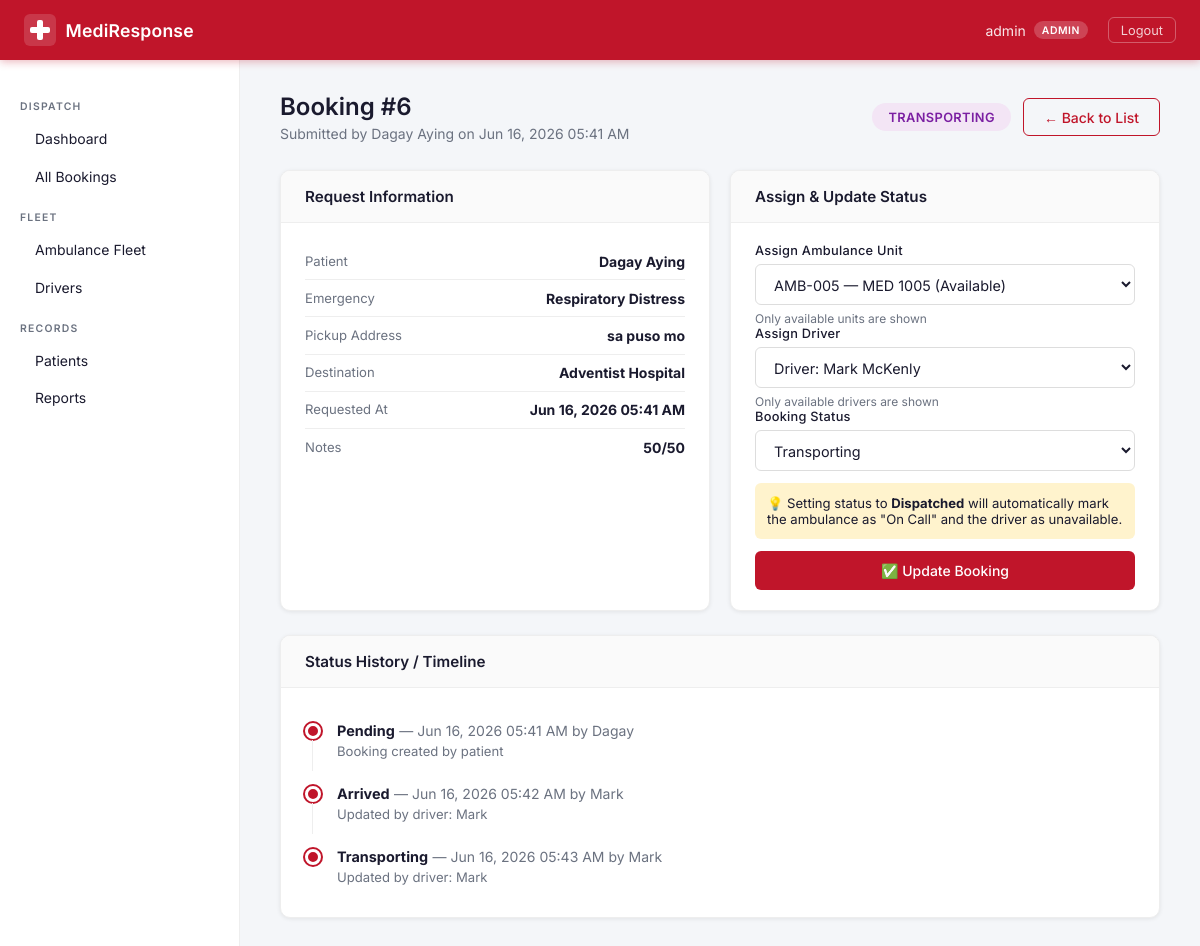
Screenshot of /admin-panel/bookings/6/ (signed in) with the database file from the repository.
### booking/models.py (models this page shows, shortened)
class UserProfile(models.Model):
    ROLE_CHOICES = [
        ('admin', 'Admin'),
        ('patient', 'Patient'),
        ('driver', 'Driver'),
    ]
    user = models.OneToOneField(
        User,
        on_delete=models.CASCADE,   # If the user is deleted, delete the profile too
        related_name='profile'      # Access via: user.profile
    )
    role = models.CharField(max_length=20, choices=ROLE_CHOICES, default='patient')
    phone = models.CharField(max_length=20, blank=True)

class Booking(models.Model):
    STATUS_CHOICES = [
        ('pending', 'Pending'),
        ('dispatched', 'Dispatched'),
        ('en_route', 'En Route'),
        ('arrived', 'Arrived at Scene'),
        ('transporting', 'Transporting'),
        ('completed', 'Completed'),
        ('cancelled', 'Cancelled'),
    ]
    patient = models.ForeignKey(
        User,
        on_delete=models.CASCADE,
        related_name='bookings'
    )
    pickup_address = models.TextField()
    destination_hospital = models.CharField(max_length=200)
    emergency_type = models.ForeignKey(
        EmergencyType,
        on_delete=models.SET_NULL,
        null=True
    )
    notes = models.TextField(blank=True)
    status = models.CharField(max_length=20, choices=STATUS_CHOICES, default='pending')
    assigned_ambulance = models.ForeignKey(
        Ambulance,
        on_delete=models.SET_NULL,
        null=True,
        blank=True,
        related_name='bookings'
    )
    assigned_driver = models.ForeignKey(
        Driver,
        on_delete=models.SET_NULL,
        null=True,
        blank=True,
        related_name='bookings'
    )
    requested_time = models.DateTimeField(default=timezone.now)
    dispatched_time = models.DateTimeField(null=True, blank=True)
    completed_time = models.DateTimeField(null=True, blank=True)
    class Meta:
        ordering = ['-requested_time']  # Newest first
    def response_time_minutes(self):
        if self.dispatched_time and self.completed_time:
            delta = self.completed_time - self.dispatched_time
            return round(delta.total_seconds() / 60, 1)
        return None

class EmergencyType(models.Model):
    name = models.CharField(max_length=100)
    description = models.TextField(blank=True)
    def __str__(self):
        return self.name

class BookingStatusLog(models.Model):
    booking = models.ForeignKey(Booking, on_delete=models.CASCADE, related_name='status_logs')
    status = models.CharField(max_length=20)
    timestamp = models.DateTimeField(default=timezone.now)
    updated_by = models.ForeignKey(
        User,
        on_delete=models.SET_NULL,
        null=True,
        blank=True
    )
    notes = models.CharField(max_length=200, blank=True)
    class Meta:
        ordering = ['timestamp']

### booking/views.py (the view)
        def wrapper(request, *args, **kwargs):
            if not request.user.is_authenticated:
                return redirect('login')
            try:
                if request.user.profile.role == role or request.user.is_superuser:
                    return view_func(request, *args, **kwargs)
            except UserProfile.DoesNotExist:
                pass
            return redirect('forbidden')

### booking/forms.py
class AssignBookingForm(forms.ModelForm):
    class Meta:
        model = Booking
        fields = ['assigned_ambulance', 'assigned_driver', 'status']
    def __init__(self, *args, **kwargs):
        super().__init__(*args, **kwargs)
        self.fields['assigned_ambulance'].queryset = Ambulance.objects.filter(status='available')
        self.fields['assigned_driver'].queryset = Driver.objects.filter(is_available=True)

### booking/models.py (called while the page is built)
    def __str__(self):
        return f"{self.unit_number} — {self.plate_number} ({self.get_status_display()})"

    def __str__(self):
        return f"Driver: {self.user.get_full_name() or self.user.username}"

### booking/views.py (called while the page is built)
def role_required(role):
    def decorator(view_func):
        def wrapper(request, *args, **kwargs):
            if not request.user.is_authenticated:
                return redirect('login')
            try:
                if request.user.profile.role == role or request.user.is_superuser:
                    return view_func(request, *args, **kwargs)
            except UserProfile.DoesNotExist:
                pass
            return redirect('forbidden')
        wrapper.__name__ = view_func.__name__
        return wrapper
    return decorator

### templates/booking/admin/booking_detail.html (shortened to what this page needs)
{% extends "base.html" %}
{% block content %}
<div class="page-header">
    <div>
        <h1>Booking #{{ booking.pk }}</h1>
        <p style="color: var(--color-text-muted); font-size: 0.875rem; margin-top: 0.25rem;">
            Submitted by {{ booking.patient.get_full_name|default:booking.patient.username }}
            on {{ booking.requested_time|date:"M d, Y h:i A" }}
        </p>
    </div>
    <div style="display: flex; gap: 0.75rem; align-items: center;">
        <span class="status-badge status-badge--{{ booking.status }} status-badge--lg">
            {{ booking.get_status_display }}
        </span>
        <a href="{% url 'admin_bookings_list' %}" class="btn btn--outline">← Back to List</a>
    </div>
</div>
<div class="detail-grid">
    <div class="card">
        <div class="card__header">Request Information</div>
        <div class="card__body">
            <div class="detail-row">
                <span>Patient</span>
                <strong>{{ booking.patient.get_full_name|default:booking.patient.username }}</strong>
            </div>
            <div class="detail-row">
                <span>Emergency</span>
                <strong>{{ booking.emergency_type }}</strong>
            </div>
            <div class="detail-row">
                <span>Pickup Address</span>
                <strong>{{ booking.pickup_address }}</strong>
            </div>
            <div class="detail-row">
                <span>Destination</span>
                <strong>{{ booking.destination_hospital }}</strong>
            </div>
            <div class="detail-row">
                <span>Requested At</span>
                <strong>{{ booking.requested_time|date:"M d, Y h:i A" }}</strong>
            </div>
            {% if booking.notes %}
            <div class="detail-row">
                <span>Notes</span>
                <strong>{{ booking.notes }}</strong>
            </div>
            {% endif %}
        </div>
    </div>
    <div class="card">
        <div class="card__header">Assign &amp; Update Status</div>
        <div class="card__body">
            <form method="post">
                <div class="form-group">
                    <label>Assign Ambulance Unit</label>
                    {{ form.assigned_ambulance }}
                    <span style="font-size: 0.75rem; color: var(--color-text-muted);">
                        Only available units are shown
                    </span>
                </div>
                <div class="form-group">
                    <label>Assign Driver</label>
                    {{ form.assigned_driver }}
                    <span style="font-size: 0.75rem; color: var(--color-text-muted);">
                        Only available drivers are shown
                    </span>
                </div>
                <div class="form-group">
                    <label>Booking Status</label>
                    {{ form.status }}
                </div>
                <div style="background: #fff3cd; border-radius: 6px; padding: 0.75rem; font-size: 0.82rem; margin: 0.75rem 0;">
                    💡 Setting status to <strong>Dispatched</strong> will automatically mark
                    the ambulance as "On Call" and the driver as unavailable.
                </div>
                <button type="submit" class="btn btn--primary btn--full">
                    ✅ Update Booking
                </button>
            </form>
        </div>
    </div>
</div>
<div class="card" style="margin-top: 1.5rem;">
    <div class="card__header">Status History / Timeline</div>
    <div class="card__body">
        <div class="timeline">
            {% for log in status_logs %}
            <div class="timeline__item">
                <div class="timeline__dot timeline__dot--{{ log.status }}"></div>
                <div class="timeline__content">
                    <strong>{{ log.status|capfirst }}</strong>
                    <span class="text-muted">
                        — {{ log.timestamp|date:"M d, Y h:i A" }}
                        {% if log.updated_by %} by {{ log.updated_by.username }}{% endif %}
                    </span>
                    {% if log.notes %}<p>{{ log.notes }}</p>{% endif %}
                </div>
            </div>
            {% empty %}
            <p class="text-muted">No status history yet.</p>
            {% endfor %}
        </div>
    </div>
</div>
{% endblock %}

### templates/base.html (shortened to what this page needs)
{% load static %}
<!DOCTYPE html>
<html lang="en">
<head>
    <link rel="stylesheet" href="{% static 'css/style.css' %}">
</head>
<body>
{% if user.is_authenticated %}
<header class="topbar">
    <div class="topbar__left">
        <a href="{% url 'dashboard' %}" class="topbar__brand">
            <svg class="topbar__logo" viewBox="0 0 32 32" fill="none" xmlns="http://www.w3.org/2000/svg">
                <rect width="32" height="32" rx="6" fill="white" fill-opacity="0.15"/>
                <rect x="13" y="6" width="6" height="20" rx="2" fill="white"/>
                <rect x="6" y="13" width="20" height="6" rx="2" fill="white"/>
            </svg>
            <span class="topbar__name">MediResponse</span>
        </a>
    </div>
    <div class="topbar__right">
        <span class="topbar__user">
            {{ user.get_full_name|default:user.username }}
            {% if user.profile %}
            <span class="role-badge role-badge--{{ user.profile.role }}">{{ user.profile.role|capfirst }}</span>
            {% endif %}
        </span>
        <form method="post" action="{% url 'logout' %}" style="display:inline;">
    <button type="submit" class="topbar__logout">Logout</button>
</form>
    </div>
</header>
<div class="layout">
    <aside class="sidebar" id="sidebar">
        <nav class="sidebar__nav">
            {% if user.is_superuser or user.profile.role == 'admin' %}
            <p class="sidebar__section-label">Dispatch</p>
            <a href="{% url 'admin_dashboard' %}" class="sidebar__link {% if request.resolver_match.url_name == 'admin_dashboard' %}active{% endif %}">
                 Dashboard
            </a>
            <a href="{% url 'admin_bookings_list' %}" class="sidebar__link {% if 'bookings' in request.resolver_match.url_name %}active{% endif %}">
                 All Bookings
            </a>
            <p class="sidebar__section-label">Fleet</p>
            <a href="{% url 'admin_fleet' %}" class="sidebar__link {% if 'fleet' in request.resolver_match.url_name %}active{% endif %}">
                 Ambulance Fleet
            </a>
            <a href="{% url 'admin_drivers' %}" class="sidebar__link {% if request.resolver_match.url_name == 'admin_drivers' %}active{% endif %}">
                 Drivers
            </a>
            <p class="sidebar__section-label">Records</p>
            <a href="{% url 'admin_patients' %}" class="sidebar__link {% if request.resolver_match.url_name == 'admin_patients' %}active{% endif %}">
                 Patients
            </a>
            <a href="{% url 'admin_reports' %}" class="sidebar__link {% if request.resolver_match.url_name == 'admin_reports' %}active{% endif %}">
                 Reports
            </a>
            {% elif user.profile.role == 'driver' %}
            <p class="sidebar__section-label">Dispatch</p>
            <a href="{% url 'driver_dashboard' %}" class="sidebar__link {% if request.resolver_match.url_name == 'driver_dashboard' %}active{% endif %}">
                <span class="sidebar__icon"></span> My Dashboard
            </a>
            {% endif %}
        </nav>
    </aside>
    <main class="content">
        {% block content %}{% endblock %}
    </main>
</div>
{% else %}
<div class="auth-wrapper">
    {% block auth_content %}{% endblock %}
</div>
{% endif %}
</body>
</html>

### rows the page displays
Booking: pk "6", patient.get_full_name "Dagay Aying", requested_time "Jun 16, 2026 05:41 AM", status "TRANSPORTING", emergency_type "Respiratory Distress", pickup_address "sa puso mo", destination_hospital "Adventist Hospital", notes "50/50", assigned_ambulance "AMB-005 — MED 1005 (Available)", assigned_driver "Driver: Mark McKenly", status "Transporting"
BookingStatusLog: status "Pending", timestamp "Jun 16, 2026 05:41 AM", updated_by.username "Dagay", notes "Booking created by patient"
BookingStatusLog: status "Arrived", timestamp "Jun 16, 2026 05:42 AM", updated_by.username "Mark", notes "Updated by driver: Mark"
BookingStatusLog: status "Transporting", timestamp "Jun 16, 2026 05:43 AM", updated_by.username "Mark", notes "Updated by driver: Mark"

### other values shown
{{ user.get_full_name|default:user.username }} "admin"
{{ user.profile.role|capfirst }} "ADMIN"
